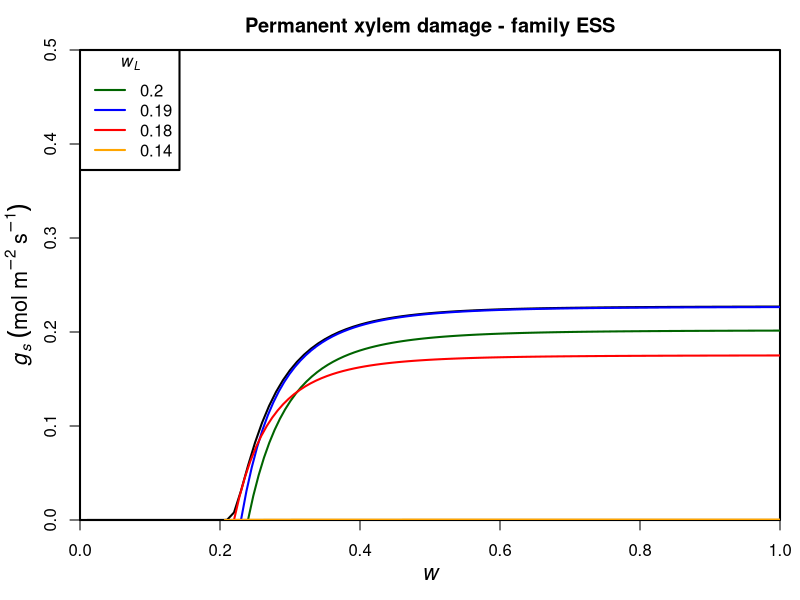

The R source for this figure:

# gsmax
gsmaxf <- function(w,
                   a=1.6, nZ=0.5, p=43200, l=1.8e-5, LAI=1, h=l*a*LAI/nZ*p, VPD=0.02,
                   pe=-1.58*10^-3, b=4.38, h2=h/1000, kxmax=5, c=9.53, d=1.28){
  
  # xylem conductance function
  kxf <- function(x)kxmax*exp(-(-x/d)^c)
  # minimum xylem water potential function for given w
  pxminf <- function(w){
    ps <- pe*w^(-b)
    f1 <- function(x)(ps-x)*h2*kxf(x)
    res <- optimize(f1, c(-20000000,pe), tol=.Machine$double.eps, maximum=T)$maximum
    return(res)
  }
  
  ps <- pe*w^(-b)
  pxmin <- pxminf(w)
  res <- (ps-pxmin)*h2*kxf(pxmin)/(h*VPD)
  return(res)
}
gsmaxf1 <- Vectorize(gsmaxf)

# gswL(w)
gswLf <- function(w, wL,
                  a=1.6, nZ=0.5, p=43200, l=1.8e-5, LAI=1, h=l*a*LAI/nZ*p, VPD=0.02,
                  pe=-1.58*10^-3, b=4.38, h2=h/1000, kxmax=5, c=9.53, d=1.28){
  # xylem conductance function
  kxf <- function(x)kxmax*exp(-(-x/d)^c)
  
  pxmin <- pe*wL^(-b)
  res <- (pe*w^-b-pxmin)*h2*kxf(pxmin)/(h*VPD)
  return(res)
}

# Figure
# gswL(w)
windows(8, 6)
par(mgp=c(2.2, 1, 0), xaxs="i", yaxs="i", lwd=2, mar=c(4, 4, 2.5, 1), mfrow=c(1,1))
curve(gsmaxf1, 0, 1, xlim=c(0, 1), ylim=c(0, 0.5), cex.lab=1.3,
      main="Permanent xylem damage - family ESS",
      xlab=expression(italic(w)),
      ylab=expression(italic(g[s])~(mol~m^-2~s^-1)))
with(data.frame(wL=c(0.24)),
     {gswLf1 <- function(w)gswLf(w, wL)
     curve(gswLf1, wL, 1, add=T, col="darkgreen")})
with(data.frame(wL=c(0.23)),
     {gswLf1 <- function(w)gswLf(w, wL)
     curve(gswLf1, wL, 1, add=T, col="blue")})
with(data.frame(wL=c(0.22)),
     {gswLf1 <- function(w)gswLf(w, wL)
     curve(gswLf1, wL, 1, add=T, col="red")})
with(data.frame(wL=c(0.207)),
     {gswLf1 <- function(w)gswLf(w, wL)
     curve(gswLf1, wL, 1, add=T, col="orange")})
legend("topleft", c("0.2", "0.19", "0.18", "0.14"), lty=c(1, 1, 1, 1), col=c("darkgreen", "blue", "red", "orange"), title=expression(italic(w[L])))
